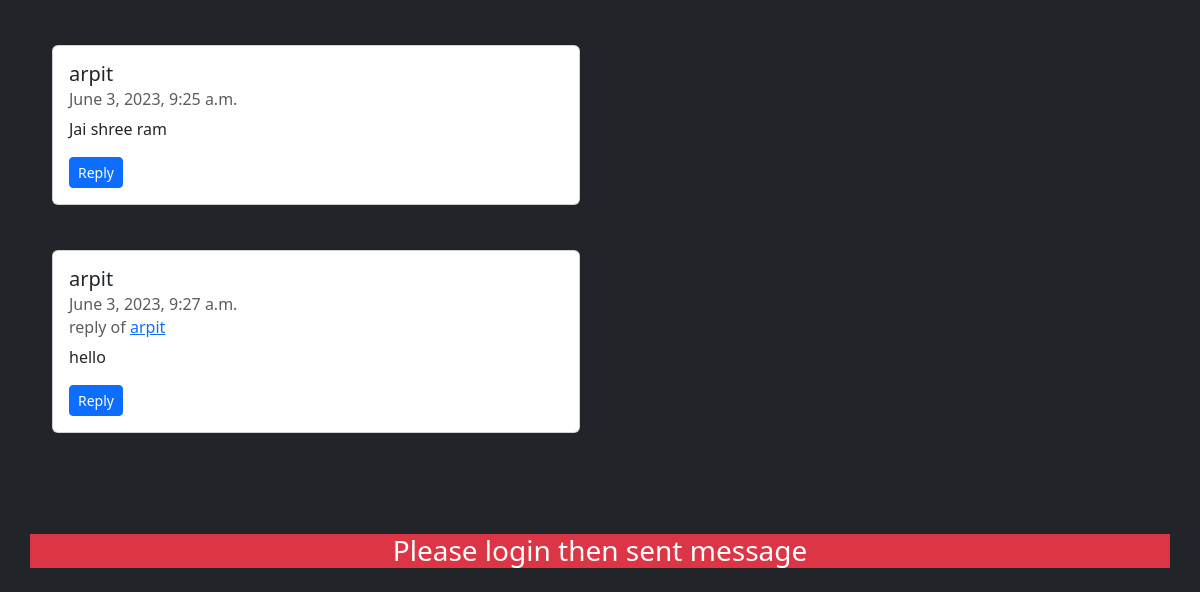
/ (lower part), run on an earlier commit of the app's database.
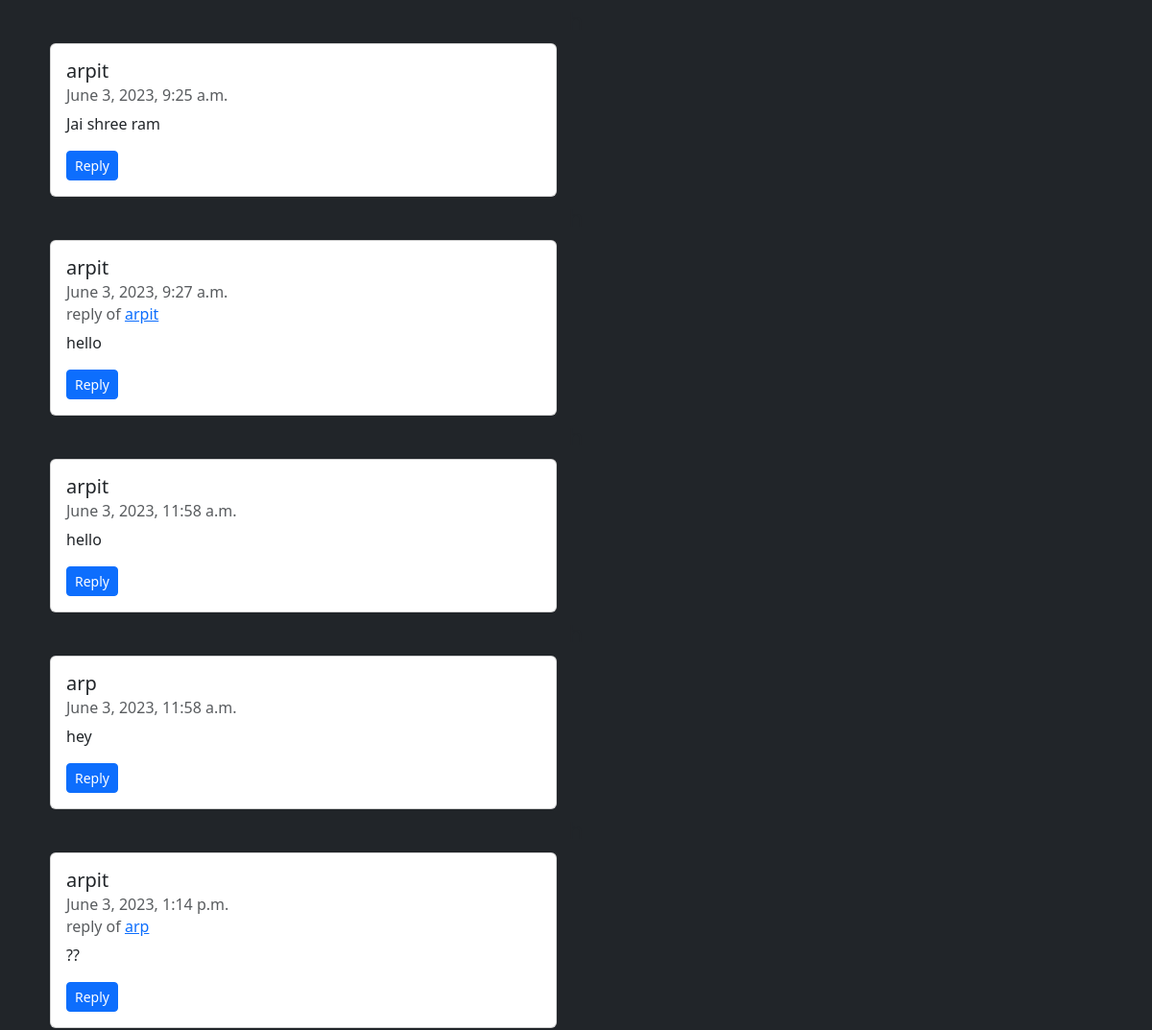
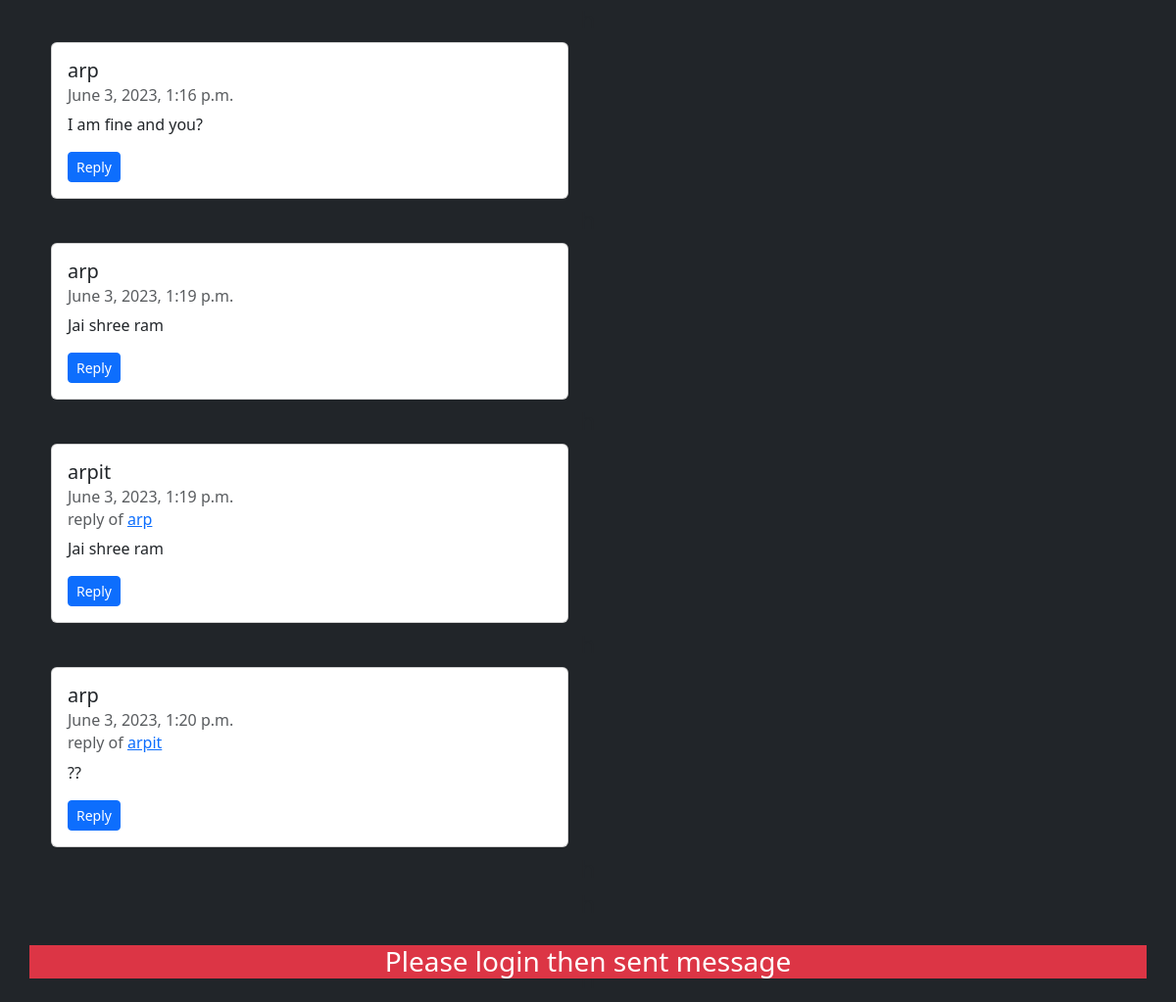
And on a later commit of the database (2 pictures, top to bottom).
### chj/models.py (models this page shows)
class Chatting(models.Model):
    cuser = models.ForeignKey(User, on_delete=models.CASCADE, related_name="chatuser")
    cusrep = models.ForeignKey('self', on_delete=models.CASCADE, null=True)
    chattts = models.CharField(max_length=1000000)
    useridhtml = models.CharField(max_length=1000000, null=True)
    timestamp = models.DateTimeField(default=now)
    def __str__(self):
        return self.cuser.username

### chj/views.py (the view)
# urls.py: 2. Add a URL to urlpatterns:  path('', views.home, name='home')
def home(request):
    chsud = Chatting.objects.order_by("timestamp")
    fisch = Chatting.objects.first()
    lusch = Chatting.objects.last()
    if fisch:
        user = get_user_from_string(fisch)
        ff = Chatting.objects.filter(cuser=user).first().id
        print(ff)
    else:
        ff = 1
    userr = request.user
    return render(request, "chat.html", {"userschat": chsud, "lchsd": lusch, "main_user":userr, "fisch": ff})

### chj/models.py (called while the page is built)
def get_user_from_string(user_string):
    User = get_user_model()
    try:
        user = User.objects.get(username=user_string)  # Assuming the string is the username
    except User.DoesNotExist:
        user = None
    return user

### templates/chat.html (shortened to what this page needs)
{% extends 'index.html' %}
{% block bd %}
{% load mathfilters %}
<div class="container my-5">
    {% for n in userschat %}
    {% if request.user.username == n.cuser.username %}
    <div class="card" id="chat-log" style="width: 33rem; margin-left: 570px;">
        {% else %}
        <div class="card" style="width: 33rem; margin-left: 10px;">
            {% endif %}
            <div class="card-body" id="{{n.cuser.username}}">
                <h5 class="card-title" id="ld{{n.id}}">{{n.cuser.username}}</h5>
                <h6 class="card-subtitle mb-2 text-muted">{{n.timestamp}}
                </h6>
                {% if n.cusrep %}
                <h6 class="card-subtitle mb-2 text-muted">reply of
                <a href="#ld{{n.useridhtml|sub:1}}" >{{n.cusrep}}</a></h6>
                {% endif %}
                <p class="card-text">{{n.chattts}}</p>
                <button class="btn btn-primary btn-sm" id="button" onclick="t({{n.id}})">
                    Reply
                </button>
            </div>
        </div>
        <h4 class="row d-flex justify-content-center mt-2 mx-2">h</h4>
        {% endfor %}
        <h4 class="row d-flex justify-content-center mt-2 mx-2">h</h4>
    </div>
    <h4 class="row d-flex justify-content-center mt-1 mx-2">h</h4>
    {% if user.is_authenticated %}
        <div class="container mt-1 fixed-bottom bg-dark">
            <label for="chat-message-input" class="form-label text-white">Your chat box here</label>
            <input type="text" class="form-control" placeholder="enter here" name="user_chatter" maxlength="999999"  id="messagee">
            <input type="text" name="r" value="" id="r" hidden>
            <button type="submit" class="btn btn-primary" onclick="sendMessage()">Send</button>
        </div>
</div>
{% else %}
<div class="container my-3 fixed-bottom">
    <h3 class="row d-flex justify-content-center bg-danger text-white">Please login then sent message</h3>
</div>
{% endif %}
{% endblock %}

What changed in the data, as far as the page shows it:
added Chatting: cuser.username "arpit", timestamp "June 3, 2023, 11:58 a.m.", chattts "hello"
added Chatting: cuser.username "arp", timestamp "June 3, 2023, 11:58 a.m.", chattts "hey"
added Chatting: cuser.username "arpit", timestamp "June 3, 2023, 1:14 p.m.", cusrep "arp", chattts "??"
added Chatting: cuser.username "arp", timestamp "June 3, 2023, 1:16 p.m.", chattts "I am fine and you?"
added Chatting: cuser.username "arp", timestamp "June 3, 2023, 1:19 p.m.", chattts "Jai shree ram"
added Chatting: cuser.username "arpit", timestamp "June 3, 2023, 1:19 p.m.", cusrep "arp", chattts "Jai shree ram"
added Chatting: cuser.username "arp", timestamp "June 3, 2023, 1:20 p.m.", cusrep "arpit", chattts "??"
